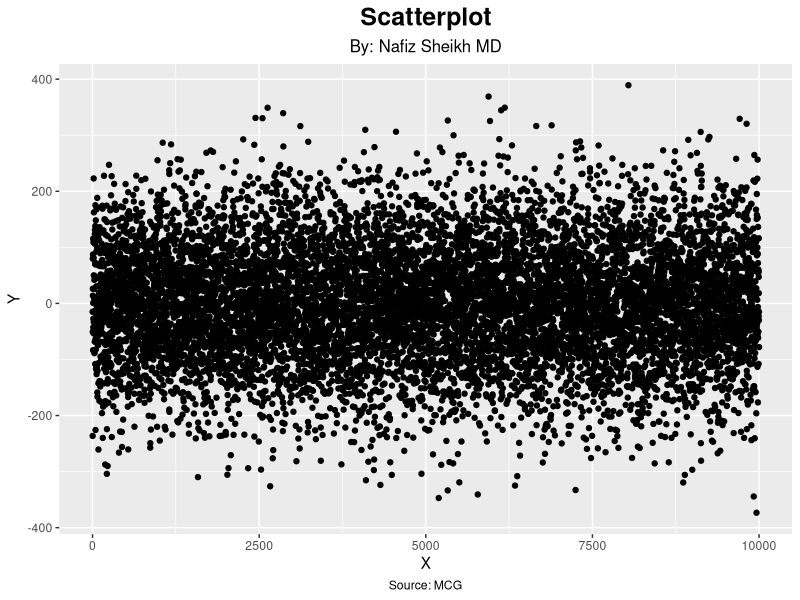
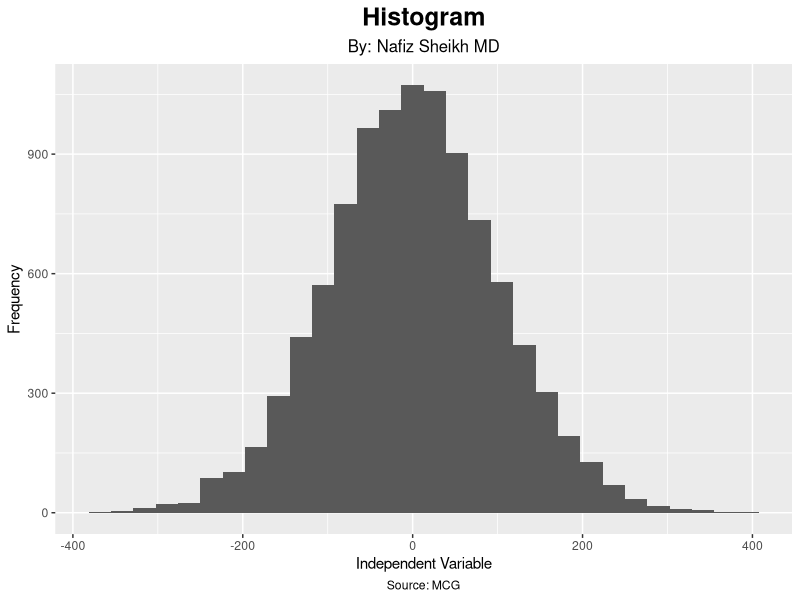
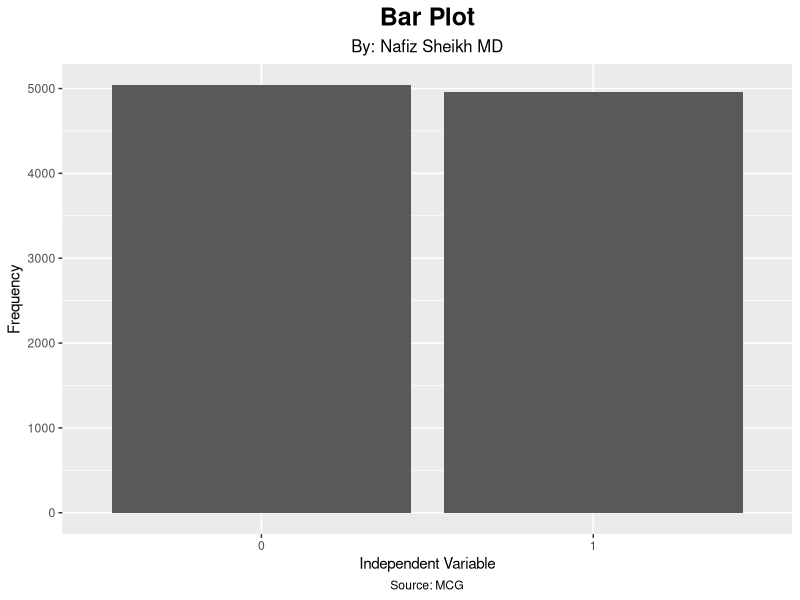
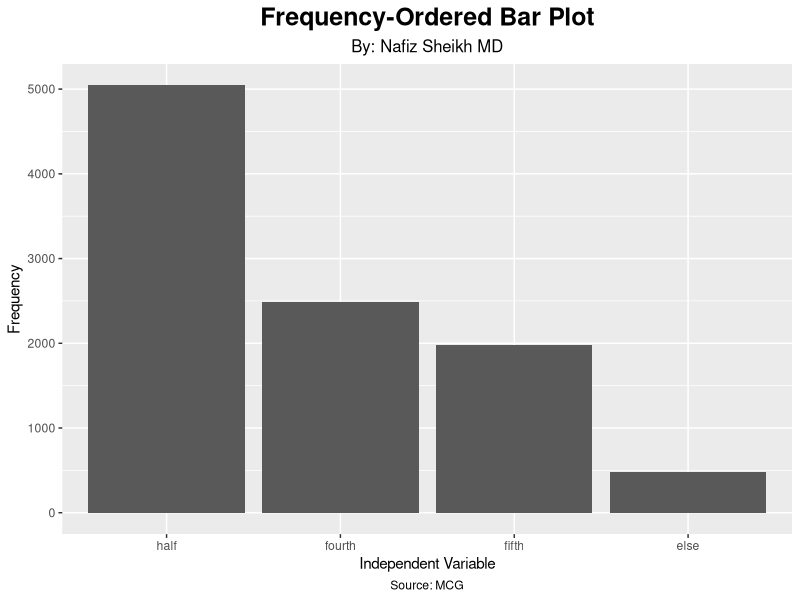

Write the R code that produced these figures, in order.
# Prepare the environment
rm(list = ls())
cat("\f")
options(device = "windows")
set.seed(902890782)

# Install the requisite packages
if(!require("tidyverse")) install.packages("tidyverse")
if(!require("rlang")) install.packages("rlang")

# Create a data frame with data
n = 1E4
x = seq(1,n)
df = data.frame(
  x = x,
  y1 = rnorm(mean = 0, sd = 1E2, n = n),
  y2 = as.factor(rbinom(size = 1, prob = 0.5, n = n)),
  y3 = sample(c("half", "fourth", "fifth", "else"), prob=c(0.5,0.25,0.20,0.05),
              size = n, replace = TRUE)
)

# Plot the graphs - scatterplot, histogram, and bar plot
ggplot(df, aes(x, y1)) + geom_point() + 
  labs(title = "Scatterplot",
       subtitle = "By: Nafiz Sheikh MD",
       caption = "Source: MCG",
       x = "X",
       y = "Y") + 
  theme(plot.title = element_text(hjust = 0.5, size = 18, face = "bold"),
        plot.subtitle = element_text(hjust = 0.5, size = 12),
        plot.caption = element_text(hjust = 0.5))
ggplot(df, aes(y1)) + geom_histogram() + 
  labs(title = "Histogram",
       subtitle = "By: Nafiz Sheikh MD",
       caption = "Source: MCG",
       x = "Independent Variable",
       y = "Frequency") + 
  theme(plot.title = element_text(hjust = 0.5, size = 18, face = "bold"),
        plot.subtitle = element_text(hjust = 0.5, size = 12),
        plot.caption = element_text(hjust = 0.5))
ggplot(df, aes(y2)) + geom_bar() + 
  labs(title = "Bar Plot",
       subtitle = "By: Nafiz Sheikh MD",
       caption = "Source: MCG",
       x = "Independent Variable",
       y = "Frequency") + 
  theme(plot.title = element_text(hjust = 0.5, size = 18, face = "bold"),
        plot.subtitle = element_text(hjust = 0.5, size = 12),
        plot.caption = element_text(hjust = 0.5))
ggplot(df, aes(fct_infreq(y3))) + geom_bar() + 
  labs(title = "Frequency-Ordered Bar Plot",
       subtitle = "By: Nafiz Sheikh MD",
       caption = "Source: MCG",
       x = "Independent Variable",
       y = "Frequency") + 
  theme(plot.title = element_text(hjust = 0.5, size = 18, face = "bold"),
        plot.subtitle = element_text(hjust = 0.5, size = 12),
        plot.caption = element_text(hjust = 0.5))